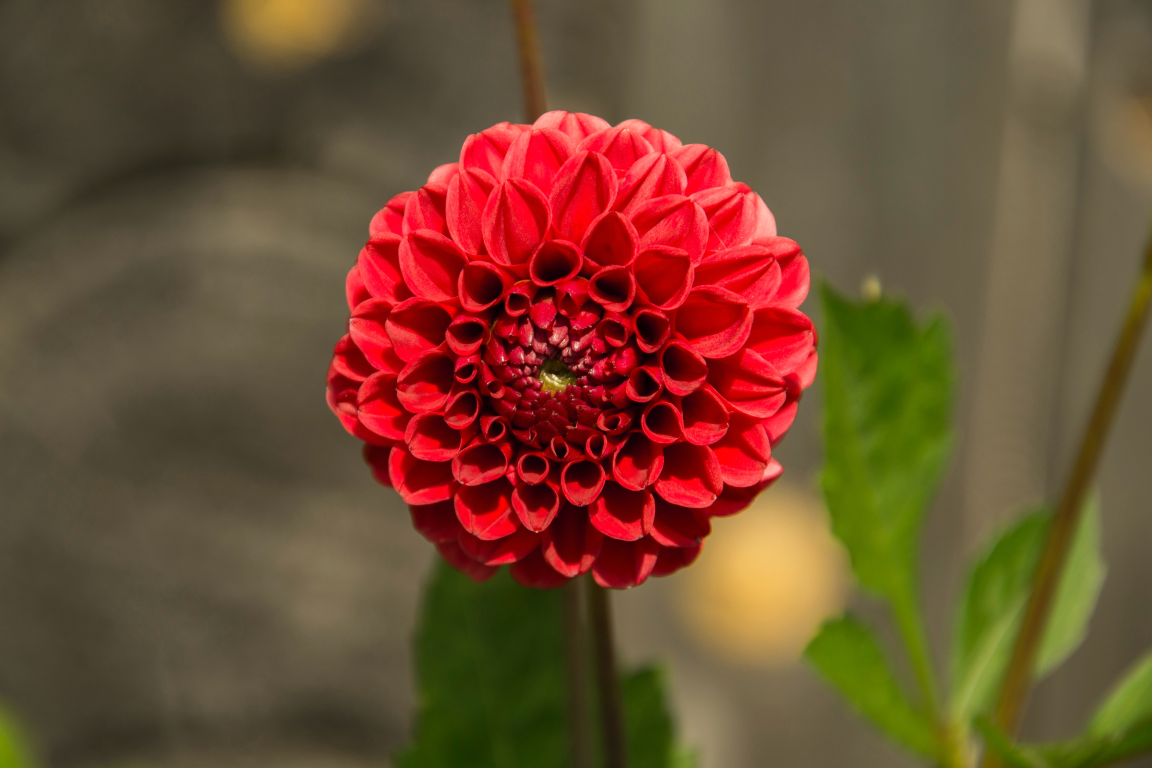
#> input picture ITMO/2semestr/Automatic text processing and image processing/Task9/task91.jpg, 4608 x 3072 px, found by its file name (shown at 1/4 size); the run also reads 1 picture not shown here
$ jupyter execute --allow-errors Task9.ipynb   (shell and % lines are left out)
#> lines starting #> are read from the running program, lines starting #| are printed output that depends on the picture; long printed decimals are rounded
[cell 1]
import cv2
print('OpenCV version:', cv2.__version__)

[cell 2]
import matplotlib.pyplot as plt

[cell 3]
import os
#Task 1
# path = 'img/'
# file_name = 'sven-hornburg-TAVB-2C6uyE-unsplash.jpg'
img = cv2.imread('../Task8/task91.jpg')
#> img is the input picture: shape (3072, 4608, 3); mean B, G, R 50.1, 75.7, 111.9
print(type(img))
#| <class 'numpy.ndarray'>
print(img.shape) #1-высота, 2-ширина
#| (3072, 4608, 3)

print('Отношение:', img.shape[1]/img.shape[0])
#| Отношение: 1.5
print('ширина:', img.shape[1])
#| ширина: 4608
print('Высота:', img.shape[0])
#| Высота: 3072
cv2.imwrite('task91_rgb.jpg', cv2.cvtColor(img, cv2.COLOR_BGR2RGB))
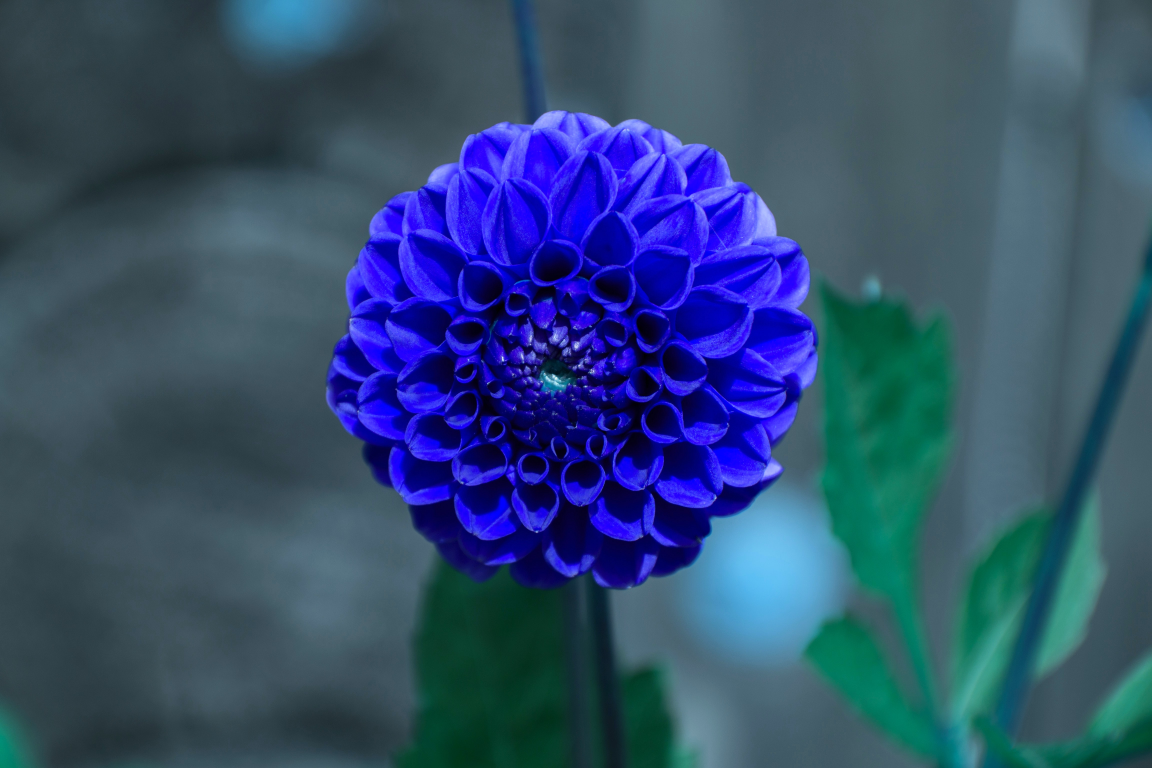
#> saved as task91_rgb.jpg: shape (3072, 4608, 3) (shown at 1/4 size); mean B, G, R 111.9, 75.7, 50.1
#> (the rest of this cell did not finish here and is left out)

[cell 4]
#Task 2
# path = 'img/'
# file_name = 'markus-winkler-wvii1ayGs3A-unsplash.jpg'
img = cv2.imread('../Task8/task9111.jpg')
RGB_img = cv2.cvtColor(img, cv2.COLOR_BGR2RGB)
plt.imshow(RGB_img)
plt.show()
crop_img = RGB_img[1266:1805, 2074:2553] # мб тут неправильно
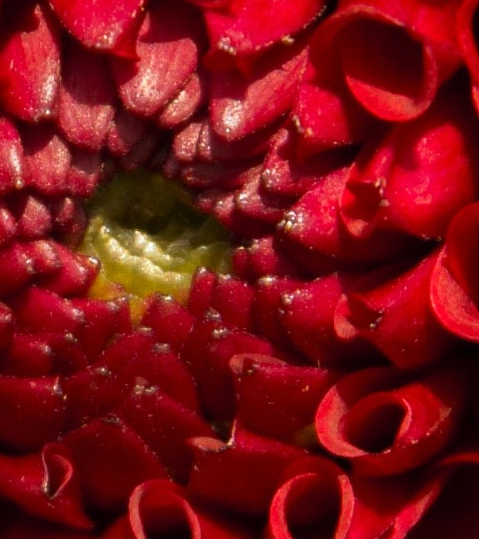
#> crop_img: shape (539, 479, 3); mean R, G, B 124, 17.5, 21.2
plt.imshow(crop_img)
plt.show()
crop2_img = RGB_img[ 2074:2553, 1266:1805] # мб тут неправильно
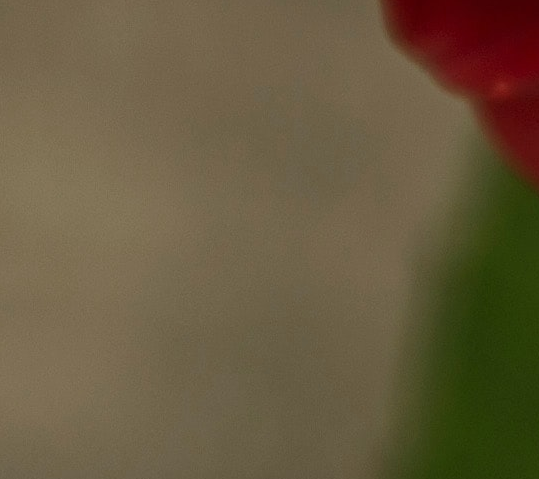
#> crop2_img: shape (479, 539, 3); mean R, G, B 104.4, 90.5, 63
plt.imshow(crop2_img)
plt.show()
#хз ч тут не так но баллов 0

[cell 5]
#Task 3

# ath = 'img/'
# file_name = 'markus-winkler-wvii1ayGs3A-unsplash.jpg'
img = cv2.imread('../Task8/task92.jpg')
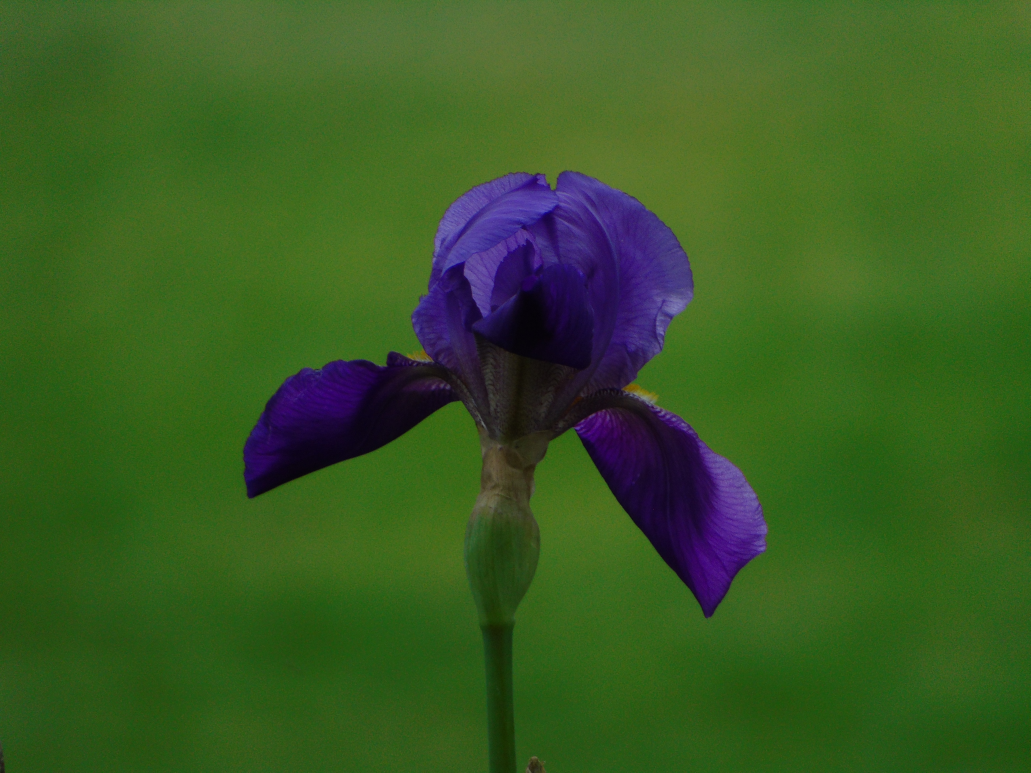
#> input picture ITMO/2semestr/Automatic text processing and image processing/Task9/task92.jpg, 5152 x 3864 px, found by its file name (shown at 1/5 size)
#> img is the input picture: shape (3864, 5152, 3); mean B, G, R 35.2, 90.9, 56.6
img = cv2.cvtColor(img, cv2.COLOR_BGR2RGB)

print(type(img))
#| <class 'numpy.ndarray'>
print(img.shape)
#| (3864, 5152, 3)
plt.imshow(img)
plt.show()

h, w, c = img.shape
#> h = 3864; w = 5152; c = 3
new_width = 720

k = float(w) / h
#> k = 1.33
dim = (new_width, int(new_width / k))
#> dim = (720, 540)


resized_RGB_img = cv2.resize(img, dim, interpolation = cv2.INTER_AREA)
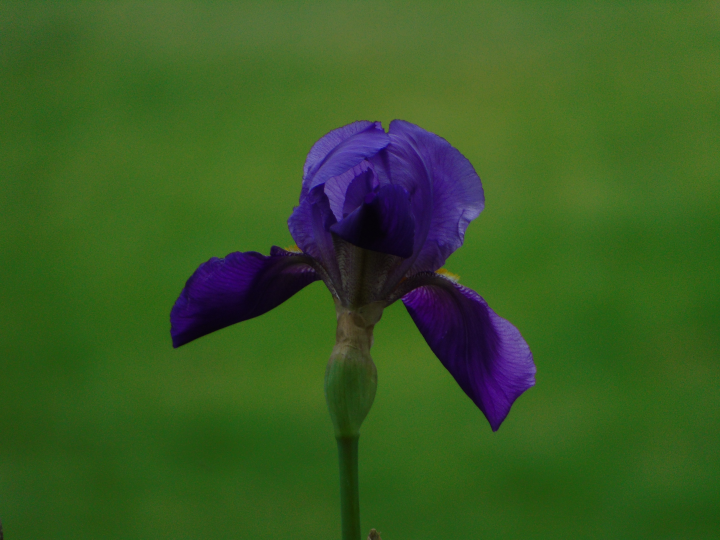
#> resized_RGB_img: shape (540, 720, 3); mean R, G, B 56.6, 90.9, 35.2

print('Отношение:', resized_RGB_img.shape[1]/resized_RGB_img.shape[0])
#| Отношение: 1.333
print('ширина:', resized_RGB_img.shape[1])
#| ширина: 720
print('Высота:', resized_RGB_img.shape[0])
#| Высота: 540
plt.imshow(resized_RGB_img)
print(resized_RGB_img.shape) # новая размерность
#| (540, 720, 3)
plt.show()
# cv2.imwrite('/content/img/1markus-winkler-wvii1ayGs3A-unsplash.jpg', cv2.cvtColor(resized_RGB_img, cv2.COLOR_RGB2BGR))
cv2.imwrite('task92_rgb.jpg', cv2.cvtColor(resized_RGB_img, cv2.COLOR_BGR2RGB))
#> (the rest of this cell did not finish here and is left out)
